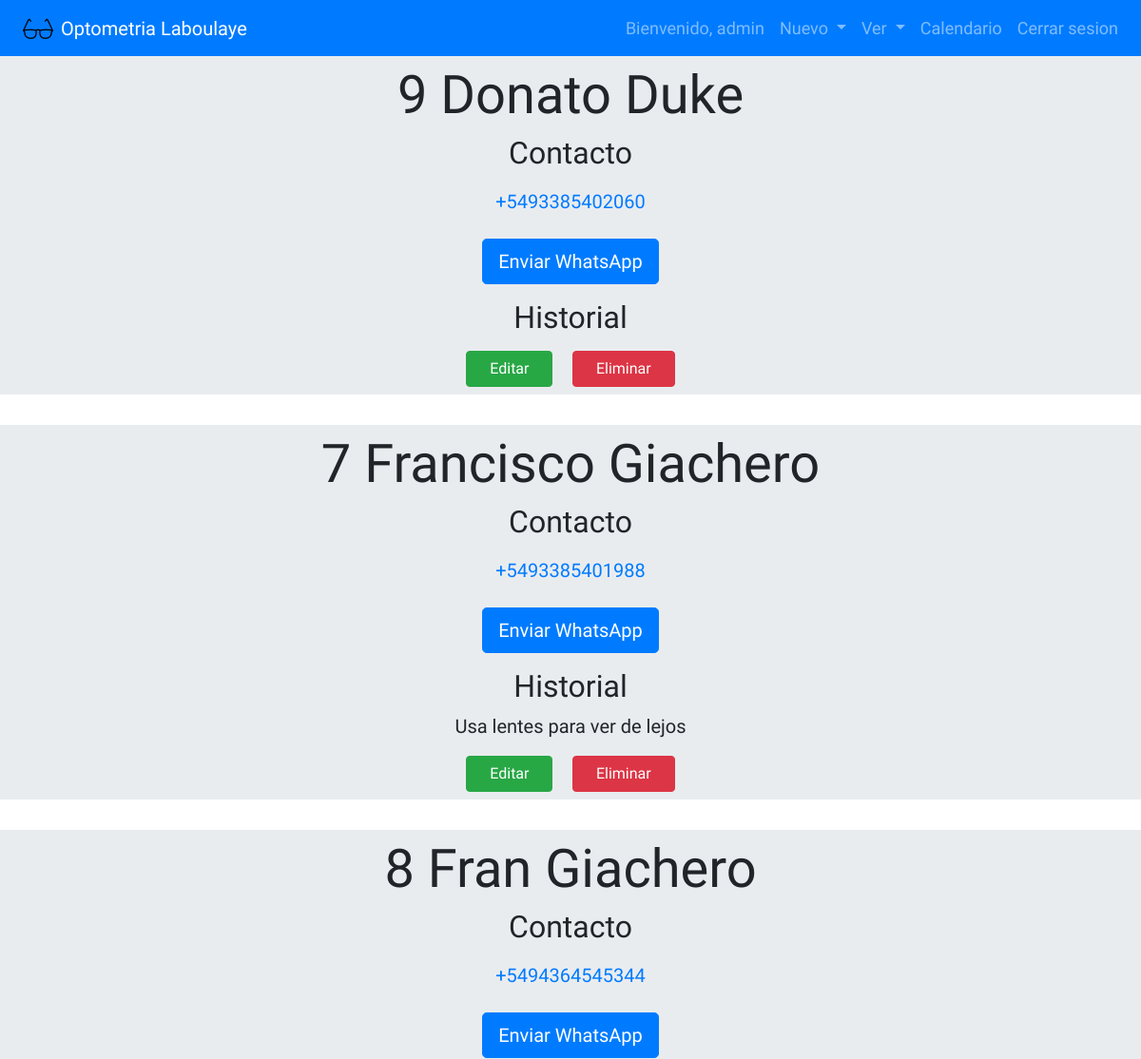
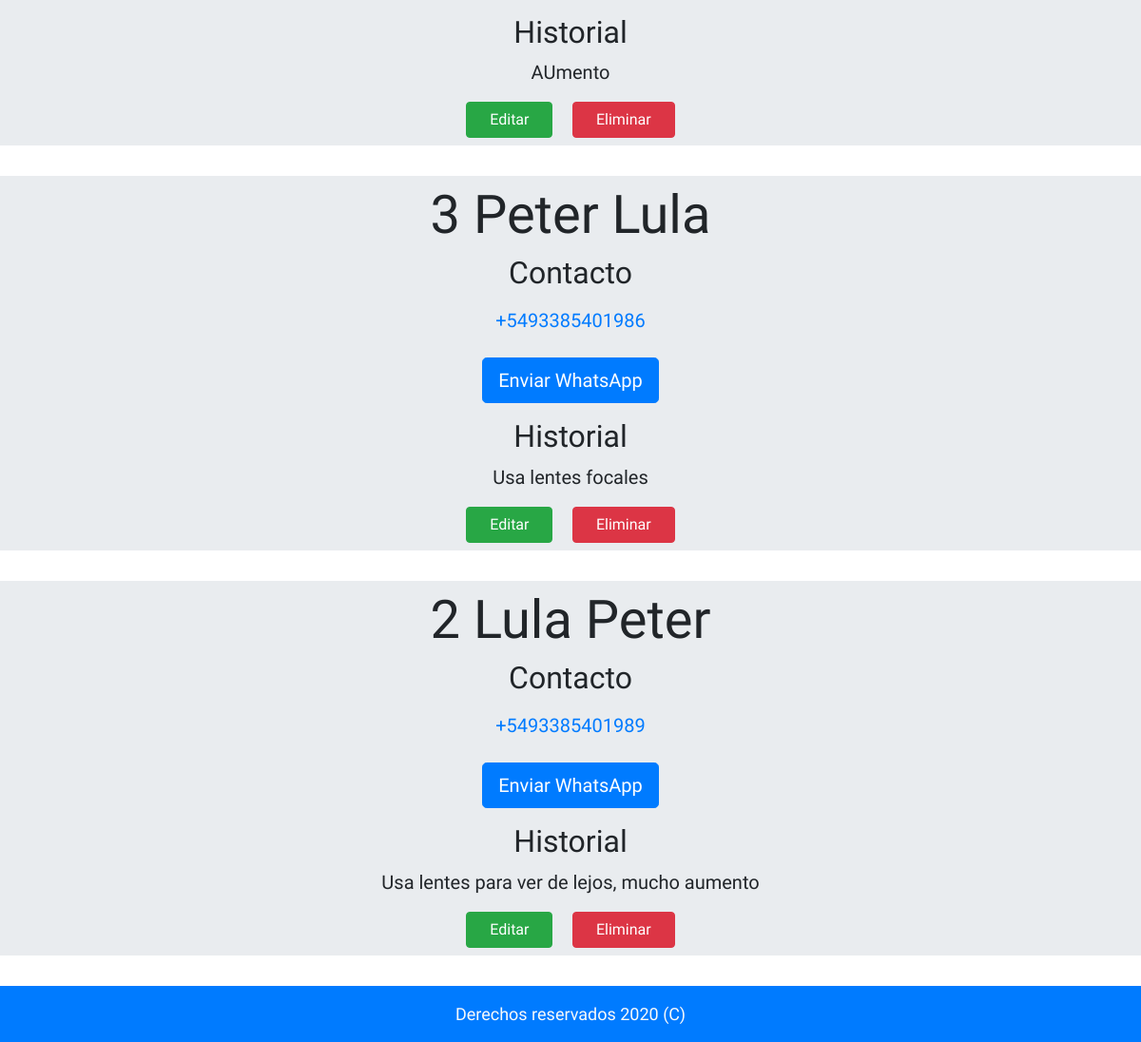
Page /optometrialbye/paciente/detalle (signed in) on the committed database (2 pictures, top to bottom).
### optometrialbye/models.py (models this page shows, shortened)
class Pacientes(models.Model):
    nombre = models.CharField(max_length= 100)
    apellido = models.CharField(max_length= 100)
    genero = models.CharField(max_length= 2, choices= genero_opciones)
    celular_regex = RegexValidator(regex=r'^\+?549?\d{10}$', message = "Número debe ser ingresado en formato '+549XXXXXXXXXX'.")
    celular = models.CharField("Celular", validators=[celular_regex], max_length = 14, unique = True)
    historial = models.CharField( 'Historial', max_length=200, blank= True)
    class Meta:
        ordering = ['apellido']

### optometrialbye/views.py (the view)
# urls.py: path('paciente/detalle', views.DetallePaciente, name = 'detalle_paciente'),
def DetallePaciente (request):
    pacientes = Pacientes.objects.all()
    return render(request, "optolbye/detalle_paciente.html", {"pacientes" : pacientes})

### optometrialbye/templates/optolbye/detalle_paciente.html
{% extends 'optolbye/base.html' %}
{% load static %}
{% block body %}
    {% for paciente in pacientes %}
<div class="jumbotron jumbotron-fluid text-center py-2">
    <div class="container">
        <h1 class="display-4">{{paciente.id}} {{ paciente.nombre }} {{ paciente.apellido }}</h1>
        <h2 class="display-5">Contacto</h2>
        <p class="lead">
            <a class="nav-item nav-link" href="Cel: {{ paciente.celular }}">{{ paciente.celular }}</a>
        </p>
        <p class="lead">
            <a class="btn btn-primary btn-lg" href="https://wa.me/{{ paciente.celular }}" >Enviar WhatsApp</a>
        </p>
        <h2 class="display-5">Historial</h2>
        <p class="lead">{{ paciente.historial }}</p>
        {% if perms.optometrialbye.change_pacientes %}
        <a href="{% url 'editar_paciente' paciente.id %}" class="btn btn-success btn-md px-4 mx-2">Editar</a>
        <a href="{% url 'eliminar_paciente' paciente.id %}" class="btn btn-danger px-4 mx-2">Eliminar</a>
        {% endif %}
    </div>
</div>
    {% endfor %}
{% endblock  %}
{% block footer %}
<footer class="py-3 bg-primary ">
    <div class="container">
      <p class="m-0 text-light text-center">Derechos reservados 2020 (C)</p>
    </div>
</footer>
{% endblock %}

### optometrialbye/templates/optolbye/base.html (shortened to what this page needs)
<!DOCTYPE html>
<html lang="es">
    <head>
        <link rel="stylesheet" href="https://stackpath.bootstrapcdn.com/bootstrap/4.4.1/css/bootstrap.min.css">
        {% load static %}
    </head>
    <body>
        {% block nav %}
        <nav class="navbar navbar-expand-sm navbar-dark bg-primary">
            {% load static %}
            <img class="px-2 " src="{% static 'optolbye/icons/glasses_4916.ico'%}" alt=""><a class="navbar-brand" href="{% url 'index' %}">Optometria Laboulaye</a>
            <div class="collapse navbar-collapse" id="collapsibleNavId">
                <ul class="navbar-nav ml-auto mt-2 mt-lg-0">
                    {% if user.is_authenticated %}
                    <li class="nav-item">
                        <a class="nav-link" href="#">Bienvenido, {{ user.username }}</a>
                    </li>
                    <li class="nav-item dropdown">
                        <a class="nav-link dropdown-toggle " href="#" id="navbarDropdown" role="button" data-toggle="dropdown" aria-haspopup="true" aria-expanded="false">
                            Nuevo
                        </a>
                    </li>
                    <li class="nav-item dropdown">
                        <a class="nav-link dropdown-toggle " href="#" id="navbarDropdown" role="button" data-toggle="dropdown" aria-haspopup="true" aria-expanded="false">
                            Ver
                        </a>
                    </li>
                    <li class="nav-item">
                        <a class="nav-link" href="{% url 'calendario' %}">Calendario</a>
                    </li>
                    <li class="nav-item">
                        <a class="nav-link" href="{% url 'logout' %}">Cerrar sesion</a>
                    </li>
                    {% else %}
                    <li class="nav-item">
                        <a class="nav-link" href="{% url 'login' %}">Ingresar <span class="sr-only">(current)</span></a>
                    </li class="nav-item">
                    {% endif %}
                </ul>
            </div>
        </nav>
        {% endblock %}
        {% block body %}
        {% endblock %}
        {% block footer %}
        {% endblock %}
    </body>
</html>

### optometrialbye/templates/optolbye/base.html (style rules this page uses)
body { font-family: 'Architects Daughter', serif; font-size: 18px; }

### rows in the picture
Pacientes: id "9", nombre "Donato", apellido "Duke", celular "+5493385402060"
Pacientes: id "7", nombre "Francisco", apellido "Giachero", celular "+5493385401988", historial "Usa lentes para ver de lejos"
Pacientes: id "8", nombre "Fran", apellido "Giachero", celular "+5494364545344", historial "AUmento"
Pacientes: id "3", nombre "Peter", apellido "Lula", celular "+5493385401986", historial "Usa lentes focales"
Pacientes: id "2", nombre "Lula", apellido "Peter", celular "+5493385401989", historial "Usa lentes para ver de lejos, mucho aumento"

### other values in the picture
{{ user.username }} "admin"
